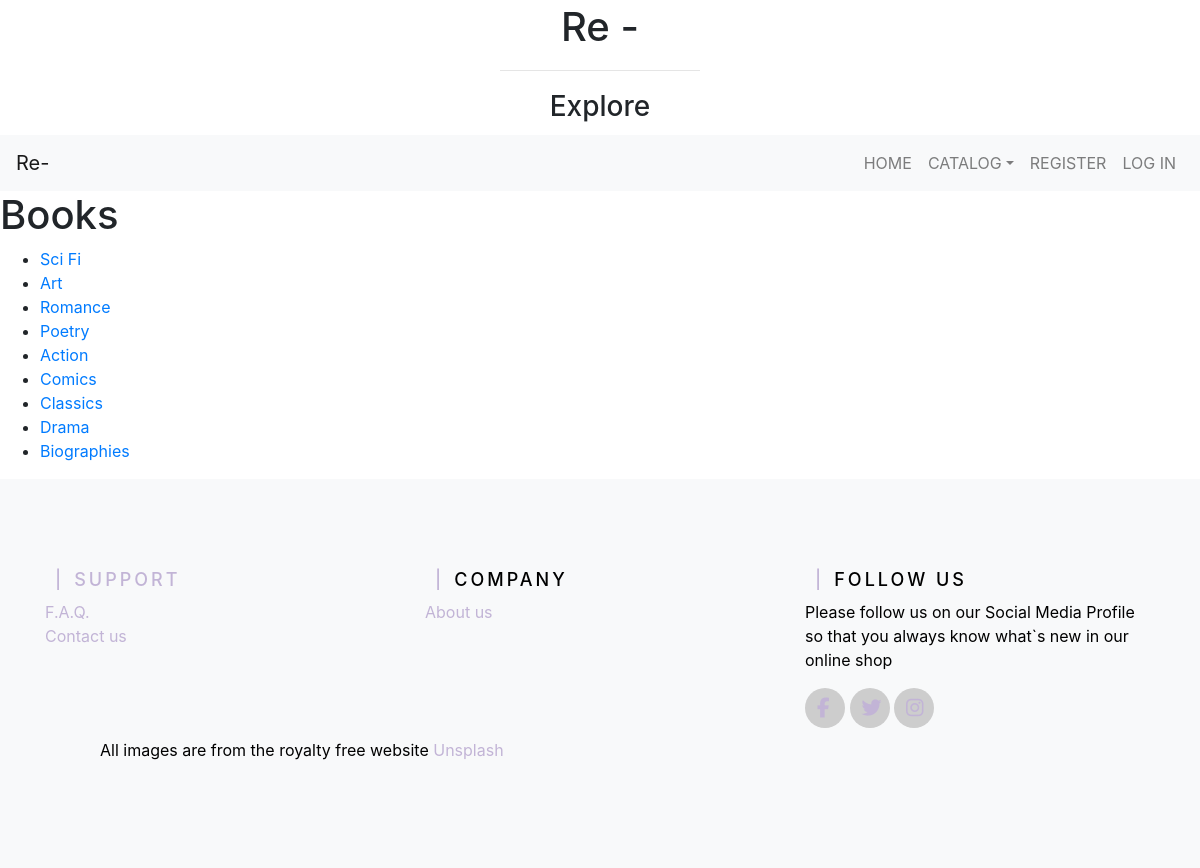
The page /reuse/books/ on the database its author committed.
### reuse/models.py (models this page shows, shortened)
class Category(models.Model):
    name = models.CharField(max_length = 128, unique = True)
    slug = models.SlugField(unique = True)
    class Meta:
        verbose_name_plural = "categories"

class Subcategory(models.Model):
    name = models.CharField(max_length = 128, unique = True)
    category = models.ForeignKey(Category, on_delete = models.CASCADE)
    slug = models.SlugField(unique = True)
    class Meta:
        verbose_name_plural = "subcategories"

### reuse/views.py (the view)
# urls.py: path('<slug:category_name_slug>/', views.show_category, name='show_category'),
def show_category(request,category_name_slug):
     context_dict = {}
     try:
         category = Category.objects.get(slug=category_name_slug)
         subCat = Subcategory.objects.filter(category=category)
         context_dict['subcategories'] = subCat
         context_dict['category'] = category
     except Category.DoesNotExist:
         context_dict['subcategories'] = None
         context_dict['category'] = None
     return render(request,'reuse/category.html',context=context_dict)

### templates/reuse/category.html (shortened to what this page needs)
{% extends 'reuse/base.html' %}
{% load staticfiles %}
{% block titlebar_block %}
    Explore
{% endblock %}
{% block body_block %}
    {% if category %}
        <h1> {{ category.name }} </h1>
            {% if subcategories %}
                <ul>
                    {% for subcategory in subcategories %}
                        <li><a href="/reuse/{{ category.slug }}/{{ subcategory.slug }}">{{ subcategory.name}}</li>
                        {% endfor %}
                </ul>
            {% endif %}
    {% endif %}
{% endblock %}

### static/css/main.css (style rules this page uses)
.footer-top a { color:#C2B4D6 ; text-decoration: none; }

### rows shown on the page
Category: name "Books"
Subcategory: name "Sci Fi"
Subcategory: name "Art"
Subcategory: name "Romance"
Subcategory: name "Poetry"
Subcategory: name "Action"
Subcategory: name "Comics"
Subcategory: name "Classics"
Subcategory: name "Drama"
Subcategory: name "Biographies"
